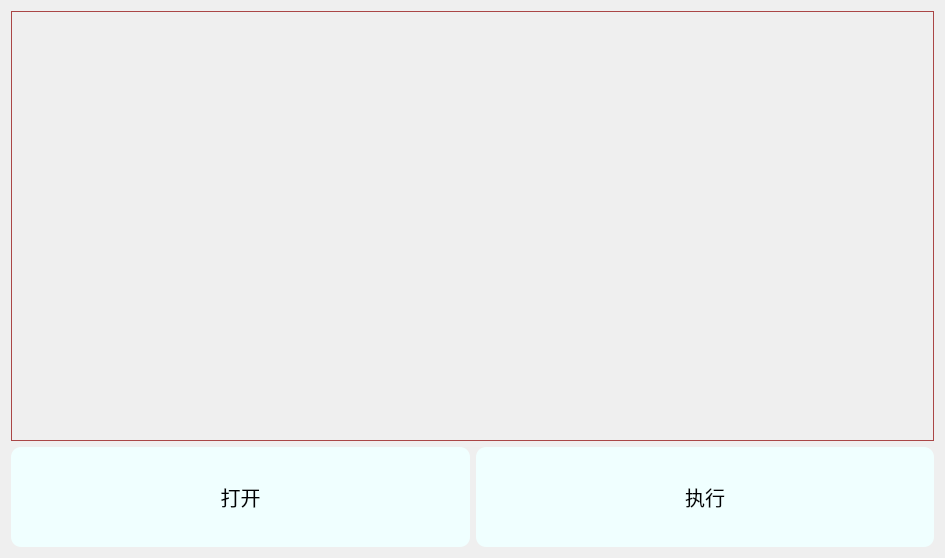
<?xml version="1.0" encoding="UTF-8"?>
<ui version="4.0">
 <class>Dialog</class>
 <widget class="QDialog" name="Dialog">
  <property name="geometry">
   <rect>
    <x>0</x>
    <y>0</y>
    <width>945</width>
    <height>558</height>
   </rect>
  </property>
  <property name="windowTitle">
   <string>Dialog</string>
  </property>
  <property name="styleSheet">
   <string notr="true">QDialog{border-image: url(haha.jpg);}</string>
  </property>
  <layout class="QGridLayout" name="gridLayout">
   <item row="0" column="0" colspan="2">
    <widget class="QWidget" name="widget" native="true">
     <property name="styleSheet">
      <string notr="true"> border:1px solid rgb(170,70,70);</string>
     </property>
    </widget>
   </item>
   <item row="1" column="0">
    <widget class="QPushButton" name="pushButton_2">
     <property name="minimumSize">
      <size>
       <width>200</width>
       <height>100</height>
      </size>
     </property>
     <property name="styleSheet">
      <string notr="true">QPushButton{
font-family: &quot;微软雅黑&quot;;
font-size:20px;
color: #303030;
}
/* 正常状态或者鼠标松开按钮的状态，按钮颜色 */
QPushButton
{
    background-color:rgb(240,255,255);
    color: rgb(0, 0, 2);
    border-style: outset;
    border-color: beige;
    border-radius: 10px;
}

/* hover按钮悬浮，鼠标悬浮在按钮上的状态，按钮颜色 */
 QPushButton:hover 
{
    background-color:rgb(143, 197, 255);
    border-radius: 10px;
    color: rgb(0, 0, 0);
}

 /* 鼠标按下按钮时的状态，按钮颜色 */
QPushButton:checked 
{
    background-color:skyblue;
    border-radius: 10px;
    color: rgb(255, 255, 0);
}
</string>
     </property>
     <property name="text">
      <string>打开</string>
     </property>
    </widget>
   </item>
   <item row="1" column="1">
    <widget class="QPushButton" name="pushButton">
     <property name="minimumSize">
      <size>
       <width>200</width>
       <height>100</height>
      </size>
     </property>
     <property name="styleSheet">
      <string notr="true">QPushButton{
font-family: &quot;微软雅黑&quot;;
font-size:20px;
color: #303030;
}
/* 正常状态或者鼠标松开按钮的状态，按钮颜色 */
QPushButton
{
    background-color:rgb(240,255,255);
    color: rgb(0, 0, 2);
    border-style: outset;
    border-color: beige;
    border-radius: 10px;
}

/* hover按钮悬浮，鼠标悬浮在按钮上的状态，按钮颜色 */
 QPushButton:hover 
{
    background-color:rgb(143, 197, 255);
    border-radius: 10px;
    color: rgb(0, 0, 0);
}

 /* 鼠标按下按钮时的状态，按钮颜色 */
QPushButton:checked 
{
    background-color:skyblue;
    border-radius: 10px;
    color: rgb(255, 255, 0);
}
</string>
     </property>
     <property name="text">
      <string>执行</string>
     </property>
    </widget>
   </item>
  </layout>
 </widget>
 <resources/>
 <connections/>
</ui>
